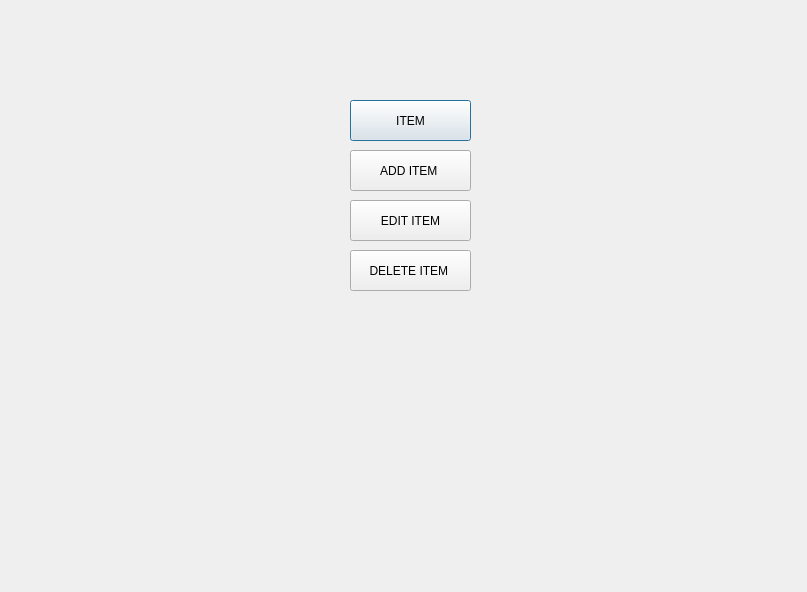
<?xml version="1.0" encoding="UTF-8"?>
<ui version="4.0">
 <class>Dialog6</class>
 <widget class="QDialog" name="Dialog6">
  <property name="geometry">
   <rect>
    <x>0</x>
    <y>0</y>
    <width>807</width>
    <height>592</height>
   </rect>
  </property>
  <property name="windowTitle">
   <string>Dialog</string>
  </property>
  <widget class="QPushButton" name="pushButton">
   <property name="geometry">
    <rect>
     <x>350</x>
     <y>100</y>
     <width>121</width>
     <height>41</height>
    </rect>
   </property>
   <property name="text">
    <string>ITEM</string>
   </property>
  </widget>
  <widget class="QPushButton" name="pushButton_2">
   <property name="geometry">
    <rect>
     <x>350</x>
     <y>150</y>
     <width>121</width>
     <height>41</height>
    </rect>
   </property>
   <property name="text">
    <string>ADD ITEM </string>
   </property>
  </widget>
  <widget class="QPushButton" name="pushButton_3">
   <property name="geometry">
    <rect>
     <x>350</x>
     <y>200</y>
     <width>121</width>
     <height>41</height>
    </rect>
   </property>
   <property name="text">
    <string>EDIT ITEM</string>
   </property>
  </widget>
  <widget class="QPushButton" name="pushButton_4">
   <property name="geometry">
    <rect>
     <x>350</x>
     <y>250</y>
     <width>121</width>
     <height>41</height>
    </rect>
   </property>
   <property name="text">
    <string>DELETE ITEM </string>
   </property>
  </widget>
 </widget>
 <resources/>
 <connections/>
</ui>
